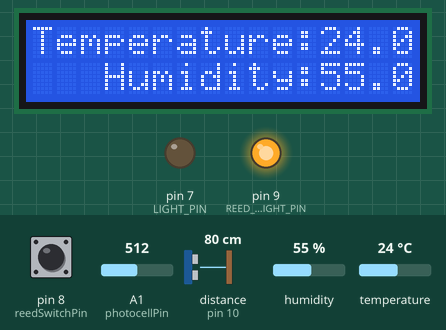
Simulated run of this sketch. Board: Arduino Uno, built with avr-gcc and run on an emulated ATmega328P. On the bench: 16×2 character LCD, output pins drawn as LEDs (lit = HIGH). The test bench sets the inputs (shaded band); at power-on: A1 (photocellPin) = 512, pin 8 (reedSwitchPin) LOW, distance to the obstacle (sensor on pin 10) 80 cm, humidity 55 %, temperature 24 °C. The echo pulse lasts 58.3 µs per cm.

Above: at 5.6 s.
5.7 s: A1 (photocellPin) set to 107
At 11.2 s:
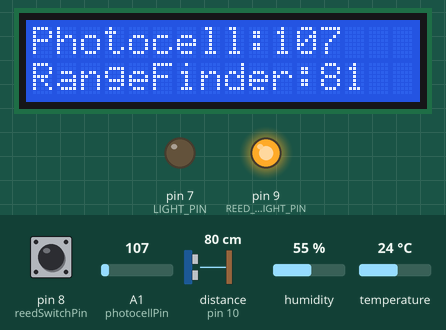
11.5 s: A1 (photocellPin) set to 93
At 12.1 s:
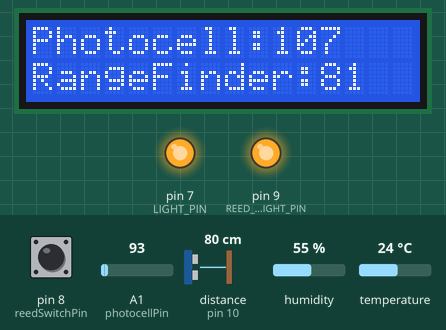
20.0 s: pin 8 (reedSwitchPin) pulled HIGH for 0.15 s
At 20.8 s:
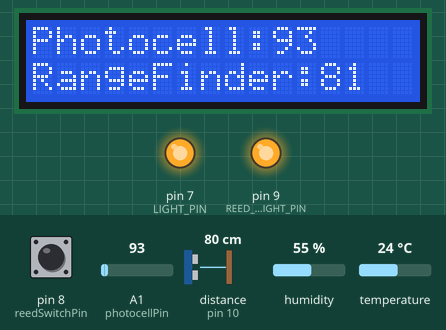
21.7 s: distance to the obstacle (sensor on pin 10) set to 2 cm
At 30.1 s:
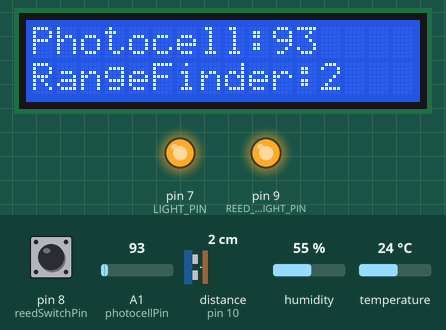
30.2 s: humidity set to 22 %
At 35.7 s:
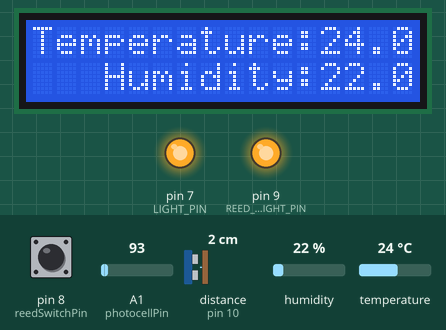
38.7 s: temperature set to 12 °C
At 45.8 s:
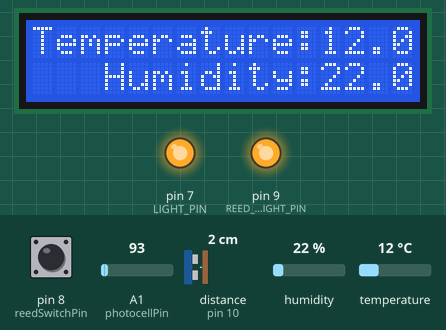
Timing chart, 0 to 47.3 s (numbered marks = the images above; inputs shaded):
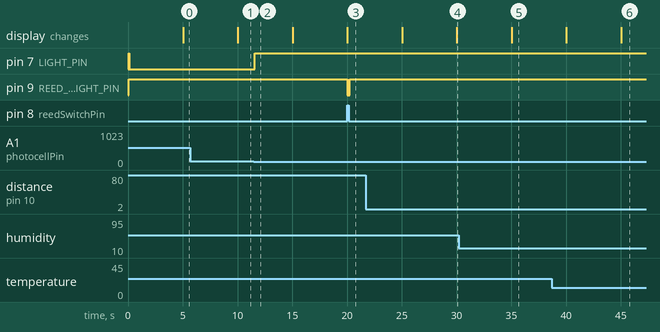

The sketch:

SmartHouseSketch.ino
```cpp
#include <DHT.h>                    //TEMPERATURE AND HUMIDITY
#include <NewPing.h>
#include <Wire.h>                   //DISPLAY
#include <LiquidCrystal_I2C.h>      //DISPLAY

#define TRIGGER_PIN 16
#define ECHO_PIN 10
#define MAX_DISTANCE 400
#define DHTPIN 5                    //DHT11 output pin
#define LIGHT_PIN 7
#define REED_SWITCH_LIGHT_PIN 9
#define DHT_UPDATE_TIME 3000
#define LCD_UPDATE_TIME 5000
#define PHOTOCELL_UPDATE_TIME 100
#define LIGHT_TIME 100

bool isLight = false;
bool isReedSwitchConnected = false;
bool isDHT = true;

const int photocellPin = 1;
const int reedSwitchPin = 8;

int photoCellResult;
int rangeFinderResult;
int reedSwitchResult;

unsigned long LCD_timing = 0;
unsigned long DHT_timing = 0;
unsigned long PHOTOCELL_timing = 0;

float temperature;
float humidity;

DHT dht(DHTPIN,DHT11);
LiquidCrystal_I2C lcd(0x27, 16, 2); //DISPLAY
NewPing sonar(TRIGGER_PIN, ECHO_PIN, MAX_DISTANCE);

void setup() {
  lcd.init();
  lcd.backlight();
  pinMode(LIGHT_PIN, OUTPUT);
  pinMode(REED_SWITCH_LIGHT_PIN, OUTPUT);
  pinMode(DHTPIN, INPUT);
  pinMode(A1, INPUT);
  Serial.begin(9600);
  dht.begin();
}

void loop() {
  if(millis() - PHOTOCELL_timing > PHOTOCELL_UPDATE_TIME) {
    PHOTOCELL_timing = millis();
    photoCellResult = analogRead(photocellPin);
    reedSwitchResult = digitalRead(reedSwitchPin);
    rangeFinderResult = sonar.ping_cm();

    if(photoCellResult > LIGHT_TIME) {
      isLight = true;
    } else {
      isLight = false;
    }

    if(reedSwitchResult) {
      isReedSwitchConnected = true;
    } else {
      isReedSwitchConnected = false;
    }

//    Serial.print("Photo cell: ");
//    Serial.println(photoCellResult);
//    Serial.print("Reed switcher: ");
//    Serial.println(rangeFinderResult);
  }

  if(millis() - DHT_timing > DHT_UPDATE_TIME) {
    DHT_timing = millis();

    humidity = dht.readHumidity();
    temperature = dht.readTemperature();
  }

  if(millis() - LCD_timing > LCD_UPDATE_TIME) {
    LCD_timing = millis();

    if(isDHT) {
      lcd.clear();
      lcd.print("Temperature:");
      lcd.print(temperature);
      lcd.setCursor(0,1);
      lcd.print("   Humidity:");
      lcd.print(humidity);

//      Serial.print(temperature);
//      Serial.print("\t");
//      Serial.println(humidity);

      isDHT = false;
    } else {
      lcd.clear();
      lcd.print("Photocell:");
      lcd.print(photoCellResult);
      lcd.setCursor(0,1);
      lcd.print("RangeFinder:");
      lcd.print(rangeFinderResult);

      isDHT = true;
    }

  }

//  if(isnan(humidity) || isnan(temperature)) {
//    Serial.println("Cannot read the unit(DH11)");
//  }

  if(!isLight) {
    digitalWrite(LIGHT_PIN, HIGH);
  } else {
    digitalWrite(LIGHT_PIN, LOW);
  }

  if(!isReedSwitchConnected) {
    digitalWrite(REED_SWITCH_LIGHT_PIN, HIGH);
  } else {
    digitalWrite(REED_SWITCH_LIGHT_PIN, LOW);
  }
}
```

Measured:
- the behaviour switches between 101 and 100 on A1 (photocellPin) (found by bisection; images 1 and 2)
- after the input at 5.7 s, the display: changes after 4.3 s (image 1)
- after the input at 11.5 s, pin 7 (LIGHT_PIN): LOW → HIGH after 0.05 s
- after the input at 20.0 s, pin 9 (REED_SWITCH_LIGHT_PIN): HIGH → LOW at once, → HIGH 0.20 s later
- after the input at 21.7 s, the display: first differs from a run without the input after 8.3 s (image 4)
- after the input at 30.2 s, the display: changes after 4.8 s (image 5)
- after the input at 38.7 s, the display: first differs from a run without the input after 6.3 s (image 6)
